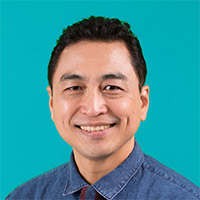
#> input picture src/image_processing/david.jpg, 200 x 200 px
$ python mosaic.py
#> lines starting #> are read from the running program, lines starting #| are printed output that depends on the picture
from PIL import Image

im = Image.open("david.jpg")
#> im is the input picture: PIL image 200x200 RGB; mean R, G, B 65.8, 149.4, 154.7

rgb_im = im.convert("RGB")

size = rgb_im.size
#> size = (200, 200)
im2 = Image.new("RGB", size)
#> im2: PIL image 200x200 RGB; every value is 0

for y in range(size[1]):
    for x in range(size[0]):

        r,g,b = rgb_im.getpixel((x, y))
        l = 7

        if x == 0 or y == 0:
            pass
        elif x % l == 0 and y % l == 0:
            for yy in range(l):
                for xx in range(l):
                    im2.putpixel((x-xx, y-yy), (r, g, b, 0))
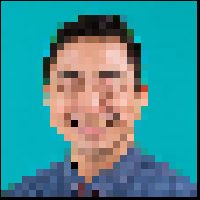
#> im2: PIL image 200x200 RGB; mean R, G, B 65.8, 142, 147.1

im2.show()
im2.save('david_mosaic.jpg', quality=95)
